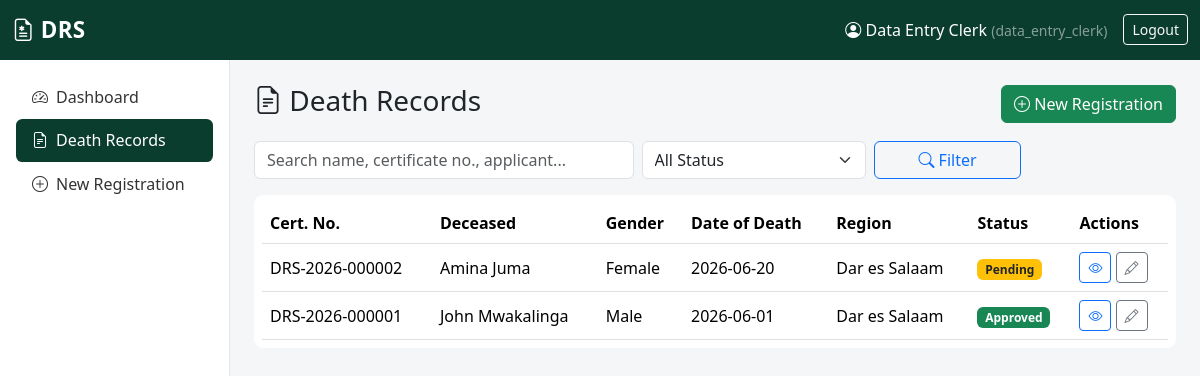
/?page=deaths (signed in), run on the app's committed database.
### tables this page shows
CREATE TABLE users (
                id INTEGER PRIMARY KEY AUTOINCREMENT,
                username TEXT UNIQUE NOT NULL,
                password_hash TEXT NOT NULL,
                full_name TEXT NOT NULL,
                role TEXT NOT NULL CHECK(role IN
                    ('super_admin','registrar','hospital_officer','data_entry_clerk','auditor')),
                is_active INTEGER NOT NULL DEFAULT 1,
                failed_attempts INTEGER NOT NULL DEFAULT 0,
                locked_until TEXT NULL,
                created_at TEXT NOT NULL DEFAULT (datetime('now'))
            );

CREATE TABLE death_records (
                id INTEGER PRIMARY KEY AUTOINCREMENT,
                certificate_no TEXT UNIQUE,
                deceased_name TEXT NOT NULL,
                gender TEXT NOT NULL CHECK(gender IN ('Male','Female','Other')),
                date_of_birth TEXT NULL,
                date_of_death TEXT NOT NULL,
                place_of_death TEXT NOT NULL,
                cause_of_death TEXT NOT NULL,
                hospital_name TEXT NULL,
                district TEXT NOT NULL,
                region TEXT NOT NULL,
                applicant_name TEXT NOT NULL,
                applicant_relationship TEXT NOT NULL,
                applicant_contact TEXT NOT NULL,
                status TEXT NOT NULL DEFAULT 'pending' CHECK(status IN ('pending','approved','rejected')),
                registered_by INTEGER NOT NULL,
                approved_by INTEGER NULL,
                created_at TEXT NOT NULL DEFAULT (datetime('now')),
                updated_at TEXT NOT NULL DEFAULT (datetime('now')),
                FOREIGN KEY (registered_by) REFERENCES users(id),
                FOREIGN KEY (approved_by) REFERENCES users(id)
            );

### index.php (called while the page is built, shortened)
<?php
spl_autoload_register(function ($class) {
    $dirs = ['Config', 'Core', 'Models', 'Controllers', 'Views'];
    foreach ($dirs as $dir) {
        $file = __DIR__ . "/src/$dir/$class.php";
        if (file_exists($file)) {
            return;
        }
    }
});
try {
    Router::dispatch();
} catch (Throwable $e) {
    error_log($e->getMessage());
    http_response_code(500);
    echo '<h3 style="font-family:sans-serif;color:#b00;">Something went wrong.</h3>'
        . '<p style="font-family:sans-serif;">Please try again, or check the server error log for details.</p>';
}

### src/Config/Database.php (called while the page is built, shortened)
<?php
final class Database
{
    private static ?Database $instance = null;
    private PDO $pdo;
    private function __construct()
    {
        $dbFile = __DIR__ . DIRECTORY_SEPARATOR . 'death_registration.sqlite';
        $this->pdo = new PDO('sqlite:' . $dbFile);
        $this->pdo->setAttribute(PDO::ATTR_ERRMODE, PDO::ERRMODE_EXCEPTION);
        $this->pdo->setAttribute(PDO::ATTR_DEFAULT_FETCH_MODE, PDO::FETCH_ASSOC);
        $this->pdo->exec('PRAGMA foreign_keys = ON;');
    }
    public static function getInstance(): Database
    {
        if (self::$instance === null) {
            self::$instance = new self();
        }
        return self::$instance;
    }
    public function pdo(): PDO
    {
        return $this->pdo;
    }
}

### src/Models/DeathRecordModel.php (called while the page is built, shortened)
<?php
final class DeathRecordModel extends BaseModel implements Crudable
{
    private function buildWhere(array $filters): array
    {
        $where = [];
        $params = [];
        $sql = $where ? ('WHERE ' . implode(' AND ', $where)) : '';
        return [$sql, $params];
    }
    public function all(array $filters = [], int $page = 1, int $perPage = 10): array
    {
        [$whereSql, $params] = $this->buildWhere($filters);
        $offset = ($page - 1) * $perPage;
        $sql = "SELECT d.*, ru.full_name AS registered_by_name
                FROM death_records d
                LEFT JOIN users ru ON ru.id = d.registered_by
                $whereSql
                ORDER BY d.id DESC LIMIT ? OFFSET ?";
        $stmt = $this->pdo->prepare($sql);
        $i = 1;
        $stmt->bindValue($i++, $perPage, PDO::PARAM_INT);
        $stmt->bindValue($i++, $offset, PDO::PARAM_INT);
        $stmt->execute();
        return $stmt->fetchAll();
    }
}

### src/Models/BaseModel.php (called while the page is built, shortened)
<?php
abstract class BaseModel
{
    public function __construct()
    {
        $this->pdo = Database::getInstance()->pdo();
    }
}

### src/Core/Auth.php (called while the page is built, shortened)
<?php
final class Auth
{
    private static array $rolePermissions = [
        'super_admin'      => ['*'],
        'registrar'        => ['deaths.view', 'deaths.create', 'deaths.edit', 'deaths.approve', 'reports.view'],
        'hospital_officer' => ['deaths.view', 'deaths.create', 'reports.view'],
        'data_entry_clerk' => ['deaths.view', 'deaths.create', 'deaths.edit'],
        'auditor'          => ['deaths.view', 'reports.view', 'audit.view'],
    ];
    public static function user(): ?array
    {
        return $_SESSION['user'] ?? null;
    }
    public static function can(string $permission): bool
    {
        $user = self::user();
        $perms = self::$rolePermissions[$user['role']] ?? [];
        return in_array('*', $perms, true) || in_array($permission, $perms, true);
    }
}

### src/Controllers/DeathController.php (the view, shortened to what this page needs)
<?php
final class DeathController
{
    public static function list(): string
    {
        $model = new DeathRecordModel();
        $filters = [
            'q' => trim($_GET['q'] ?? ''),
            'status' => $_GET['status'] ?? '',
            'region' => $_GET['region'] ?? '',
        ];
        $page = max(1, (int)($_GET['p'] ?? 1));
        $perPage = 10;
        $records = $model->all($filters, $page, $perPage);
        $total = $model->count($filters);
        $totalPages = max(1, (int)ceil($total / $perPage));
        $rows = '';
        foreach ($records as $r) {
            $badge = 'badge-status-' . $r['status'];
            $actions = '<a href="?page=deaths_view&id=' . (int)$r['id'] . '" class="btn btn-sm btn-outline-primary" title="View"><i class="bi bi-eye"></i></a> ';
            if (Auth::can('deaths.edit') || Auth::can('*')) {
                $actions .= '<a href="?page=deaths_edit&id=' . (int)$r['id'] . '" class="btn btn-sm btn-outline-secondary" title="Edit"><i class="bi bi-pencil"></i></a> ';
            }
            $rows .= '<tr>'
                . '<td>' . htmlspecialchars($r['certificate_no'] ?? '') . '</td>'
                . '<td>' . htmlspecialchars($r['deceased_name']) . '</td>'
                . '<td>' . htmlspecialchars($r['gender']) . '</td>'
                . '<td>' . htmlspecialchars($r['date_of_death']) . '</td>'
                . '<td>' . htmlspecialchars($r['region']) . '</td>'
                . '<td><span class="badge ' . $badge . '">' . htmlspecialchars(ucfirst($r['status'])) . '</span></td>'
                . '<td>' . $actions . '</td>'
                . '</tr>';
        }
        $q = htmlspecialchars($filters['q']);
        $statusSel = $filters['status'];
        $statusOptions = '';
        foreach (['' => 'All Status', 'pending' => 'Pending', 'approved' => 'Approved', 'rejected' => 'Rejected'] as $val => $label) {
            $sel = $val === $statusSel ? 'selected' : '';
            $statusOptions .= "<option value=\"$val\" $sel>$label</option>";
        }
        $pagination = self::renderPagination($page, $totalPages, $filters);
        $content = <<<HTML
<div class="d-flex justify-content-between align-items-center mb-3">
  <h3><i class="bi bi-file-earmark-text"></i> Death Records</h3>
  <a href="?page=deaths_create" class="btn btn-success"><i class="bi bi-plus-circle"></i> New Registration</a>
</div>
<form method="get" action="" class="row g-2 mb-3">
  <input type="hidden" name="page" value="deaths">
  <div class="col-md-5">
    <input type="text" name="q" value="{$q}" class="form-control" placeholder="Search name, certificate no., applicant...">
  </div>
  <div class="col-md-3">
    <select name="status" class="form-select">{$statusOptions}</select>
  </div>
  <div class="col-md-2">
    <button class="btn btn-outline-primary w-100"><i class="bi bi-search"></i> Filter</button>
  </div>
</form>
<div class="table-responsive p-2">
  <table class="table table-hover align-middle mb-0">
    <thead>
      <tr><th>Cert. No.</th><th>Deceased</th><th>Gender</th><th>Date of Death</th><th>Region</th><th>Status</th><th>Actions</th></tr>
    </thead>
    <tbody>{$rows}</tbody>
  </table>
</div>
{$pagination}
HTML;
        return Layout::render('Death Records', $content);
    }
    private static function renderPagination(int $page, int $totalPages, array $filters): string
    {
        if ($totalPages <= 1) return '';
        $html = '<nav class="mt-3"><ul class="pagination">';
        $html .= '</ul></nav>';
        return $html;
    }
}

### src/Views/Layout.php (shortened to what this page needs)
<?php
final class Layout
{
    public static function render(string $title, string $content, bool $withChrome = true): string
    {
        $user = Auth::user();
        ?>
<!DOCTYPE html>
<html lang="en">
<head>
<link href="https://cdn.jsdelivr.net/npm/bootstrap@5.3.3/dist/css/bootstrap.min.css" rel="stylesheet">
<link rel="stylesheet" href="https://cdn.jsdelivr.net/npm/bootstrap-icons@1.11.3/font/bootstrap-icons.css">
</head>
<body>
<?php if ($withChrome && $user): ?>
<nav class="navbar navbar-expand-lg navbar-dark navbar-custom no-print">
  <div class="container-fluid">
    <a class="navbar-brand brand-mark" href="?page=dashboard"><i class="bi bi-file-earmark-medical"></i> DRS</a>
    <div class="d-flex align-items-center text-white ms-auto">
      <span class="me-3"><i class="bi bi-person-circle"></i> <?= htmlspecialchars($user['full_name']) ?>
        <small class="text-white-50">(<?= htmlspecialchars($user['role']) ?>)</small></span>
      <form method="post" action="?page=logout" class="m-0">
        <button class="btn btn-sm btn-outline-light">Logout</button>
      </form>
    </div>
  </div>
</nav>
<div class="d-flex">
  <div class="sidebar p-3 no-print" style="width:230px;">
    <?= self::navLink('dashboard', 'bi-speedometer2', 'Dashboard') ?>
    <?= self::navLink('deaths', 'bi-file-earmark-text', 'Death Records') ?>
    <?php if (Auth::can('deaths.create')): ?>
      <?= self::navLink('deaths_create', 'bi-plus-circle', 'New Registration') ?>
    <?php endif; ?>
  </div>
  <div class="flex-fill p-4">
<?php endif; ?>
    <?= $content ?>
<?php if ($withChrome && $user): ?>
  </div>
</div>
<?php endif; ?>
</body>
</html>
        <?php
        return ob_get_clean();
    }
    private static function navLink(string $page, string $icon, string $label): string
    {
        $active = ($_GET['page'] ?? 'dashboard') === $page ? 'active' : '';
        return '<a class="' . $active . '" href="?page=' . $page . '"><i class="bi ' . $icon . ' me-2"></i>' . $label . '</a>';
    }
}

### src/Views/Layout.php (style rules this page uses)
:root { --brand:#0b3d2e; --brand-light:#146c43; }
body { background:#f4f6f8; font-family:'Segoe UI',Roboto,Arial,sans-serif; }
.navbar-brand { font-weight:600; letter-spacing:.3px; }
.sidebar { min-height: calc(100vh - 56px); background:#fff; border-right:1px solid #e3e6ea; }
.sidebar a { color:#333; text-decoration:none; display:block; padding:.6rem 1rem; border-radius:.4rem; }
.sidebar a.active, .sidebar a:hover { background:var(--brand); color:#fff; }
.navbar-custom { background: var(--brand) !important; }
.badge-status-pending { background:#ffc107;color:#212529; }
.badge-status-approved { background:#198754; }
.table-responsive { background:#fff; border-radius:.6rem; }
.brand-mark { font-size:1.4rem; }

### data on the page
users: full_name "Data Entry Clerk"
death_records: certificate_no "DRS-2026-000002", deceased_name "Amina Juma", gender "Female", date_of_death "2026-06-20", region "Dar es Salaam", status "Pending"
death_records: certificate_no "DRS-2026-000001", deceased_name "John Mwakalinga", gender "Male", date_of_death "2026-06-01", region "Dar es Salaam", status "Approved"

### other printed values
$user['role'] "data_entry_clerk"
$label "Dashboard Death Records New Registration"
form field status "All Status"
